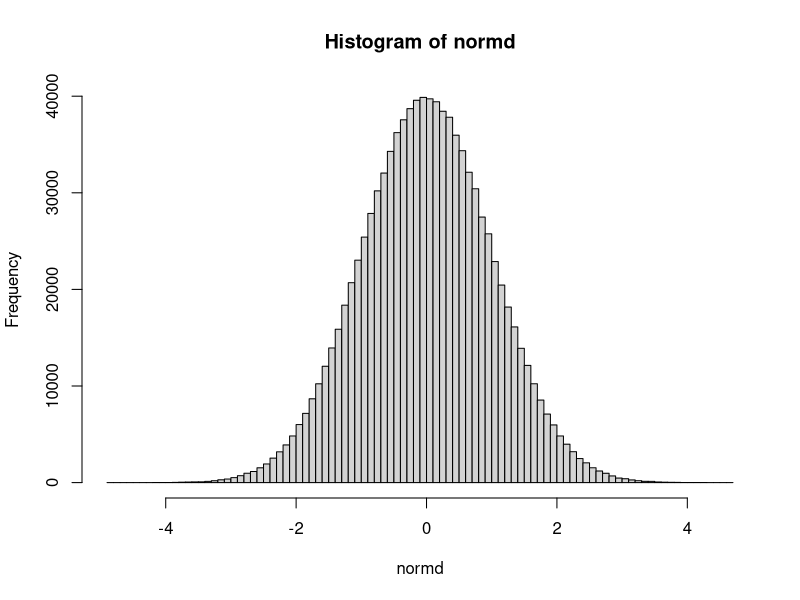
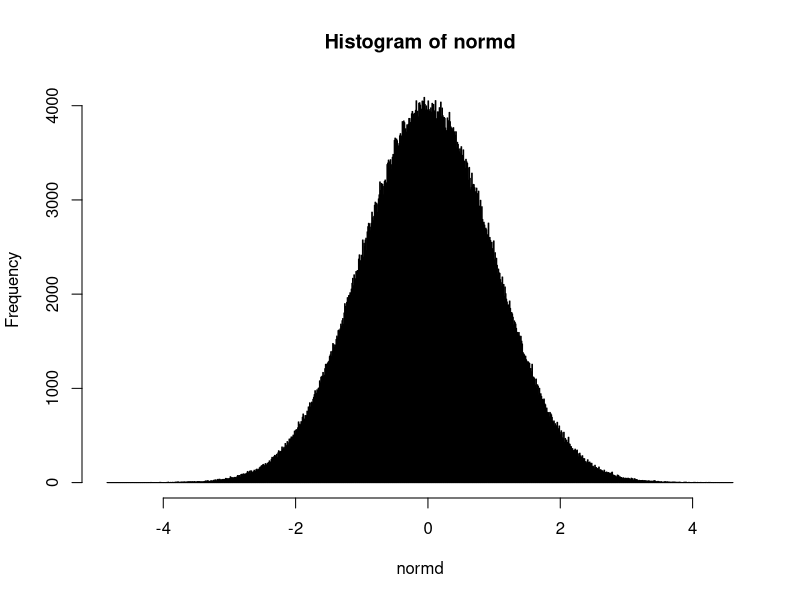
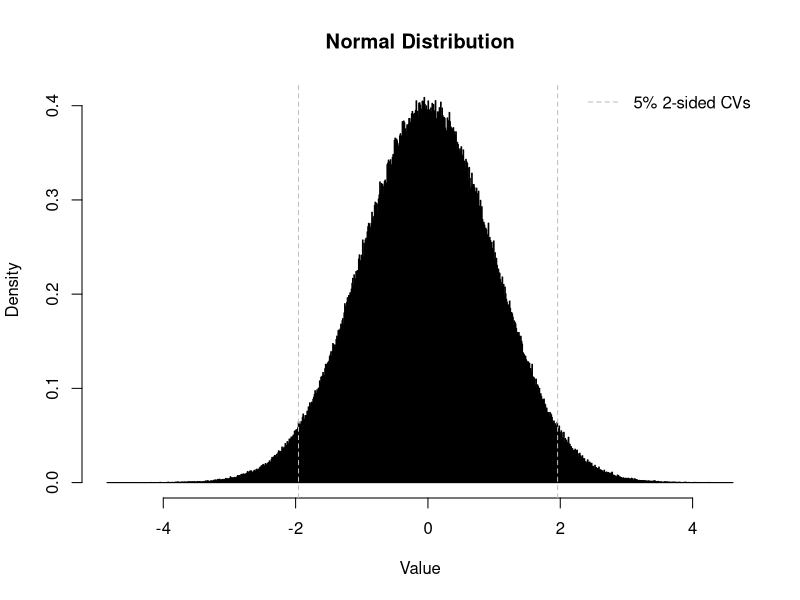
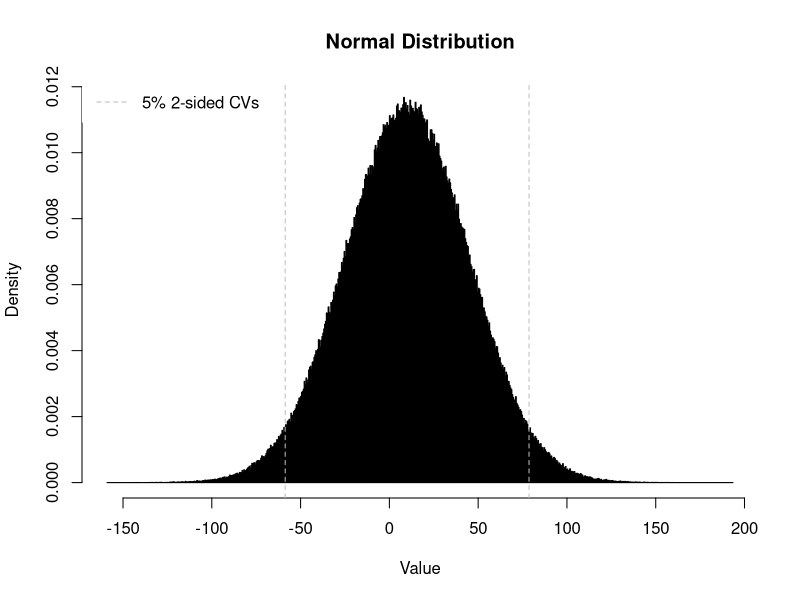
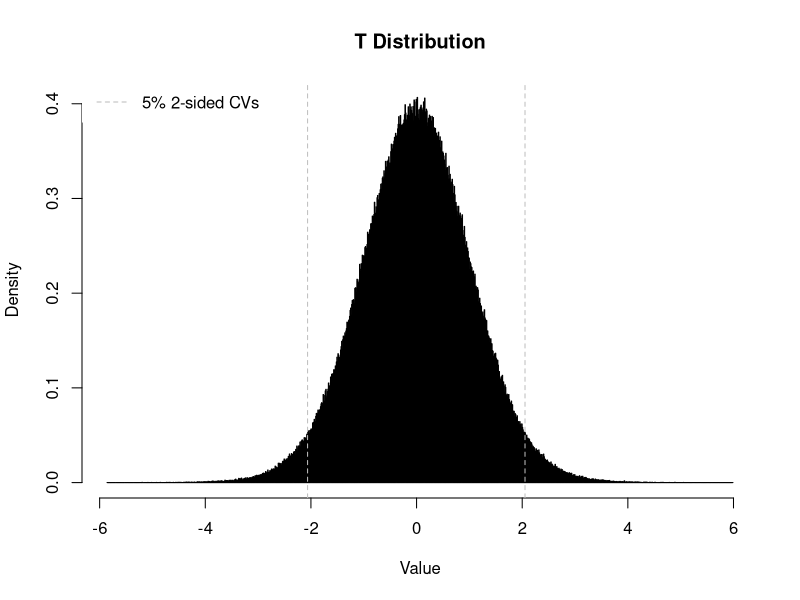
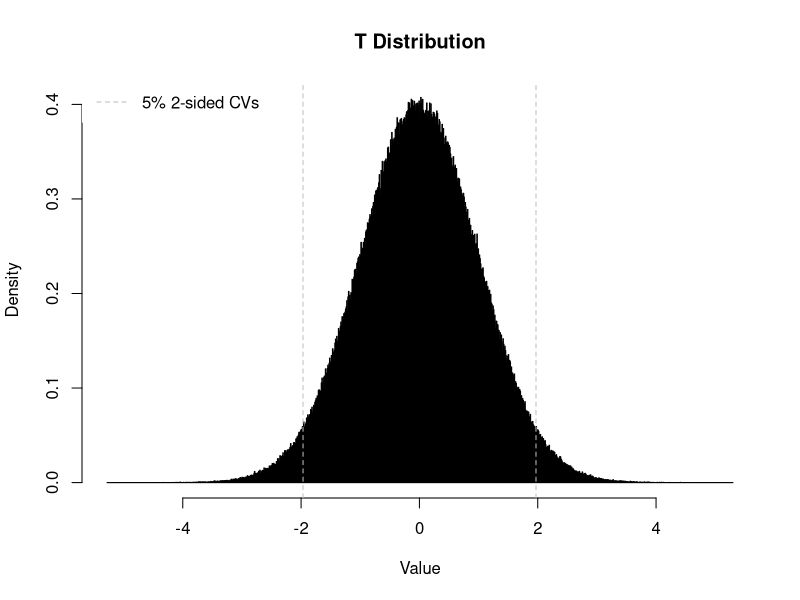
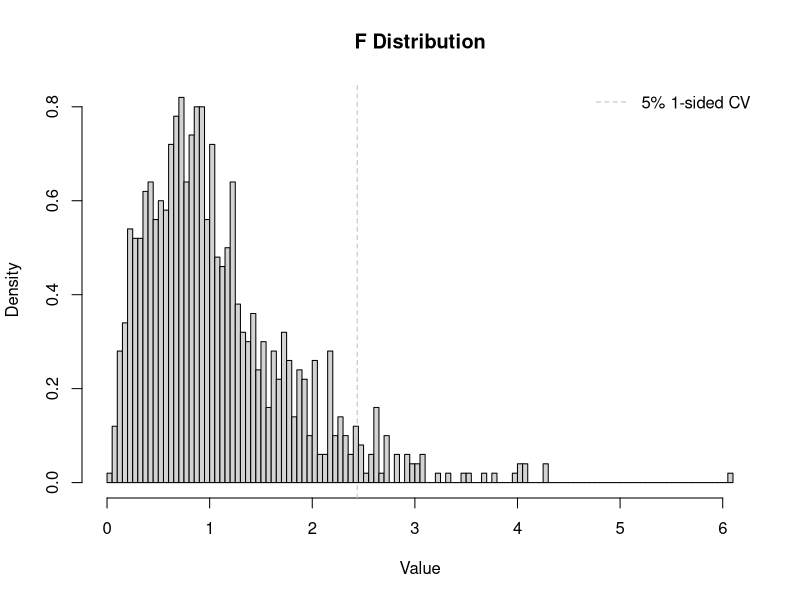

Generate these figures, in order, with R:
##############################################################
# ECON 346: Distributions
##############################################################

##Here: Normal, t, F
###Also note the coding and data visualization

#Generate 1 million random observations
#Normal distribution
#mean=0, sd = 1
#Notice I rename the object for use later
n1<-rnorm(1000000,0,1)
#50 selected randomly in the middle
n1[111111:111160]
normd<-n1
#plot with a histogram--here, 100 bins
hist(normd,100)
#try 1000 bins
hist(normd,1000)
#calculate percentile values: should match a stats textbook
q1<-quantile(normd,probs = c(0.01,0.025,0.05,0.10,0.25,0.5,0.75,0.9,0.95,0.975,0.99))
q1
round(q1,3)

#now find values that exceed 0.975
#find the position in the quantile list
length(q1)
normd[which(normd>=q1[10])]
#Question: How could you "skip" this step and not have to look up this number?

#How many are there?
length(normd[which(normd>=q1[10])])
#What percent of the total is this?
100*length(normd[which(normd>=q1[10])])/length(normd)
#How many exceed 1.15?
100*length(normd[which(normd>=1.15)])/length(normd)
#How many are less than zero?
100*length(normd[which(normd<0)])/length(normd)
#No surprise -- it's half 

#Plot it nicer: Axes, titles, extra lines
hist(normd,1000,probability = TRUE,xlab="Value",main="Normal Distribution")
#add vertical lines at 0.025 and 0.975
abline(v=quantile(normd,probs = c(0.025,0.975)),col="grey",lty=2)
#add a legend for the lines
legend("topright",legend = "5% 2-sided CVs",lty=2,col="grey",box.col="white")

#repeat with mean =10, sd=35
n2<-rnorm(1000000,10,35)
normd<-n2
hist(normd,1000,probability = TRUE,xlab="Value",main="Normal Distribution")
#add vertical lines at 0.025 and 0.975
abline(v=quantile(normd,probs = c(0.025,0.975)),col="grey",lty=2)
#add a legend for the lines
legend("topleft",legend = "5% 2-sided CVs",lty=2,col="grey",box.col="white")

#Generate t-distribution with 1 million observations, 25 degrees of freedom
td<-rt(1000000,25)
hist(td,1000,probability = TRUE,xlab="Value",main="T Distribution")
#add vertical lines at 0.025 and 0.975
abline(v=quantile(td,probs = c(0.025,0.975)),col="grey",lty=2)
#add a legend for the lines
legend("topleft",legend = "5% 2-sided CVs",lty=2,col="grey",box.col="white")

#Note critical values
quantile(td,probs = c(0.025,0.975))


         
#Generate t-distribution with 1 million observations, 250 degrees of freedom
td2<-rt(1000000,250)
hist(td2,1000,probability = TRUE,xlab="Value",main="T Distribution")
#add vertical lines at 0.025 and 0.975
abline(v=quantile(td2,probs = c(0.025,0.975)),col="grey",lty=2)
#add a legend for the lines
legend("topleft",legend = "5% 2-sided CVs",lty=2,col="grey",box.col="white")

#Note critical values
quantile(td2,probs = c(0.025,0.975))
                  
#Assignment: Generate 1000000 values for a t-distribuion with 2500 degrees of freedom. How do these two critical values compare to the Normal distribution and to the values when degrees of freedom are 25 and 250?  

# One more: F distribution w/ 5, 50 df, 1000 obs
f<-rf(1000,5,50)
f1<-f
hist(f1,100,probability = TRUE,xlab="Value",main="F Distribution")
#add vertical line at 0.95
abline(v=quantile(f1,probs = 0.95),col="grey",lty=2)
#add a legend for the lines
legend("topright",legend = "5% 1-sided CV",lty=2,col="grey",box.col="white")
quantile(f1,probs = 0.95)


#Bonus assignment: Try this with dfs of 50,50